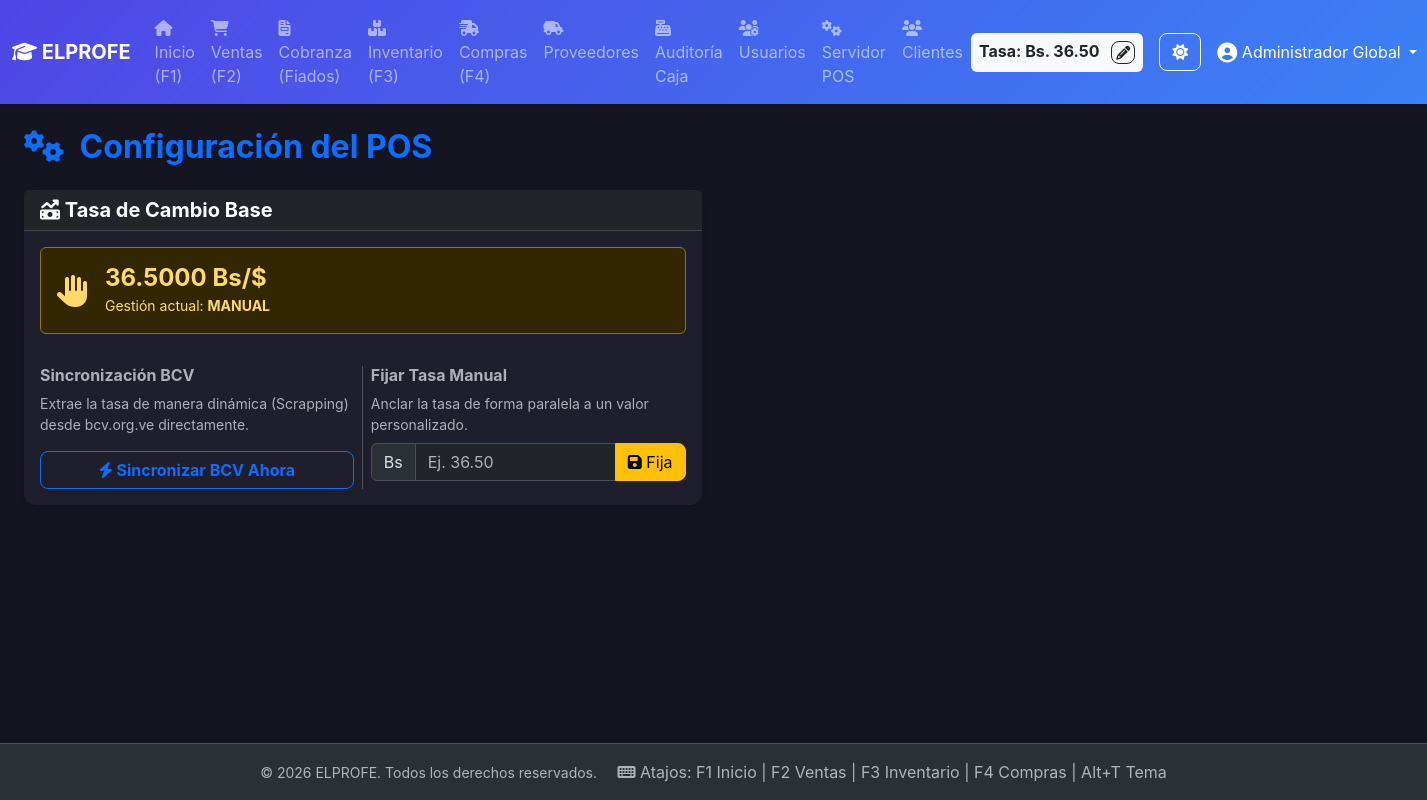
Page /configuracion (signed in) on the committed database.
### tables this page shows
CREATE TABLE configuracion (
    id INT AUTO_INCREMENT PRIMARY KEY,
    clave VARCHAR(50) UNIQUE NOT NULL,
    valor VARCHAR(255) NOT NULL,
    descripcion TEXT
);

### includes/functions.php (called while the page is built, shortened)
<?php
function isAdmin() {
    return isset($_SESSION['user_role']) && $_SESSION['user_role'] === 'ADMIN';
}

### includes/db.php (called while the page is built, shortened)
<?php
function getConfig($key, $pdo) {
    $stmt = $pdo->prepare("SELECT valor FROM configuracion WHERE clave = ?");
    $stmt->execute([$key]);
    $res = $stmt->fetch();
    return $res ? $res['valor'] : null;
}

### pages/configuracion.php (the view, shortened to what this page needs)
<?php
require_once '../includes/db.php';
require_once '../includes/functions.php';
$tasa_actual = getConfig('tasa_usd_bs', $pdo);
$tasa_tipo = getConfig('tasa_tipo', $pdo) ?: 'MANUAL';
require_once '../includes/header.php';
?>
<div class="d-flex justify-content-between align-items-center mb-4">
    <h2 class="fw-bold mb-0 text-primary"><i class="fa-solid fa-gears me-2"></i> Configuración del POS</h2>
</div>
<div class="row">
    <div class="col-lg-6 mb-4">
        <div class="card shadow-sm border-0 h-100">
            <div class="card-header bg-dark text-white">
                <h5 class="card-title fw-bold mb-0"><i class="fa-solid fa-money-bill-trend-up"></i> Tasa de Cambio Base</h5>
            </div>
            <div class="card-body">
                <div class="alert <?php echo $tasa_tipo === 'BCV' ? 'alert-info' : 'alert-warning'; ?> d-flex align-items-center">
                    <i class="fa-solid <?php echo $tasa_tipo === 'BCV' ? 'fa-globe' : 'fa-hand'; ?> fa-2x me-3"></i>
                    <div>
                        <h4 class="mb-0 fw-bold"><?php echo number_format($tasa_actual, 4); ?> Bs/$</h4>
                        <small>Gestión actual: <strong><?php echo $tasa_tipo; ?></strong></small>
                    </div>
                </div>
                <div class="row g-3 mt-3">
                    <div class="col-md-6 border-end">
                        <h6 class="fw-bold text-muted">Sincronización BCV</h6>
                        <p class="small text-muted mb-3">Extrae la tasa de manera dinámica (Scrapping) desde bcv.org.ve directamente.</p>
                        <button class="btn btn-outline-primary w-100 fw-bold" id="btn-sync-bcv">
                            <i class="fa-solid fa-bolt"></i> Sincronizar BCV Ahora
                        </button>
                    </div>
                    <div class="col-md-6">
                        <h6 class="fw-bold text-muted">Fijar Tasa Manual</h6>
                        <p class="small text-muted mb-2">Anclar la tasa de forma paralela a un valor personalizado.</p>
                        <form method="POST" action="/ELPROFE/configuracion">
                            <div class="input-group mb-2">
                                <span class="input-group-text">Bs</span>
                                <input type="number" step="0.0001" min="0.1" name="tasa_manual" class="form-control" placeholder="Ej. 36.50" required>
                                <button class="btn btn-warning" type="submit"><i class="fa-solid fa-save"></i> Fija</button>
                            </div>
                        </form>
                    </div>
                </div>
            </div>
        </div>
    </div>
</div>
<?php require_once '../includes/footer.php'; ?>

### includes/header.php (shortened to what this page needs)
<?php
require_once 'db.php';
require_once 'functions.php';
?>
<!DOCTYPE html>
<html lang="es" data-bs-theme="dark">
<head>
    <link href="https://cdn.jsdelivr.net/npm/bootstrap@5.3.2/dist/css/bootstrap.min.css" rel="stylesheet">
    <link rel="stylesheet" href="https://cdnjs.cloudflare.com/ajax/libs/font-awesome/6.4.2/css/all.min.css">
    <link rel="stylesheet" href="https://cdn.jsdelivr.net/npm/sweetalert2@11.7.32/dist/sweetalert2.min.css">
    <link rel="stylesheet" href="/ELPROFE/assets/css/style.css">
</head>
<body class="d-flex flex-column min-vh-100">
<?php if (isset($_SESSION['user_id'])): ?>
<nav class="navbar navbar-expand-lg navbar-dark bg-primary shadow-sm mb-4">
  <div class="container-fluid">
    <a class="navbar-brand fw-bold" href="/ELPROFE/dashboard.php"><i class="fa-solid fa-graduation-cap"></i> ELPROFE</a>
    <div class="collapse navbar-collapse" id="navbarNav">
      <ul class="navbar-nav me-auto">
        <li class="nav-item">
          <a class="nav-link" href="/ELPROFE/dashboard"><i class="fa-solid fa-house"></i> Inicio (F1)</a>
        </li>
        <li class="nav-item">
          <a class="nav-link" href="/ELPROFE/ventas"><i class="fa-solid fa-cart-shopping"></i> Ventas (F2)</a>
        </li>
        <li class="nav-item">
          <a class="nav-link" href="/ELPROFE/proformas"><i class="fa-solid fa-file-invoice"></i> Cobranza (Fiados)</a>
        </li>
        <?php if (isAdmin()): ?>
        <li class="nav-item">
          <a class="nav-link" href="/ELPROFE/inventario"><i class="fa-solid fa-boxes-stacked"></i> Inventario (F3)</a>
        </li>
        <li class="nav-item">
          <a class="nav-link" href="/ELPROFE/compras"><i class="fa-solid fa-truck-fast"></i> Compras (F4)</a>
        </li>
        <li class="nav-item">
          <a class="nav-link" href="/ELPROFE/proveedores"><i class="fa-solid fa-truck-field"></i> Proveedores</a>
        </li>
        <li class="nav-item">
          <a class="nav-link" href="/ELPROFE/caja"><i class="fa-solid fa-cash-register"></i> Auditoría Caja</a>
        </li>
        <li class="nav-item">
          <a class="nav-link" href="/ELPROFE/usuarios"><i class="fa-solid fa-users-gear"></i> Usuarios</a>
        </li>
        <li class="nav-item">
          <a class="nav-link" href="/ELPROFE/configuracion"><i class="fa-solid fa-gears"></i> Servidor POS</a>
        </li>
        <?php endif; ?>
        <li class="nav-item">
          <a class="nav-link" href="/ELPROFE/clientes"><i class="fa-solid fa-users"></i> Clientes</a>
        </li>
      </ul>
      <div class="d-flex align-items-center">
        <span class="badge bg-light text-dark me-3 p-2 fs-6">
            Tasa: Bs. <span id="tasa-actual"><?php echo number_format(getConfig('tasa_usd_bs', $pdo), 2); ?></span>
            <?php if (isAdmin()): ?>
            <button class="btn btn-sm btn-outline-dark ms-2 pt-0 pb-0 px-1" title="Actualizar Tasa" onclick="actualizarTasa()"><i class="fa-solid fa-pencil"></i></button>
            <?php endif; ?>
        </span>
        <button class="btn btn-outline-light me-3" id="theme-toggle" title="Cambiar Tema (Alt+T)">
            <i class="fa-solid fa-moon"></i>
        </button>
        <div class="dropdown">
          <a class="text-white text-decoration-none dropdown-toggle" href="#" role="button" data-bs-toggle="dropdown" aria-expanded="false">
            <i class="fa-solid fa-user-circle fa-lg"></i> <?php echo htmlspecialchars($_SESSION['user_name']); ?>
          </a>
        </div>
      </div>
    </div>
  </div>
</nav>
<main class="container-fluid flex-grow-1 px-4">
<?php else: ?>
<main class="container d-flex flex-column justify-content-center align-items-center flex-grow-1">
<?php endif; ?>

### assets/css/style.css (style rules this page uses)
:root { --primary-color: #4f46e5; --hover-color: #4338ca; }
body { font-family: 'Inter', system-ui, -apple-system, "Segoe UI", Roboto, "Helvetica Neue", Arial, sans-serif; transition: background-color 0.3s ease, color 0.3s ease; }
.navbar.bg-primary { background: linear-gradient(135deg, var(--primary-color) 0%, #3b82f6 100%) !important; }
.card { border: none; border-radius: 12px; box-shadow: 0 4px 6px -1px rgba(0, 0, 0, 0.1), 0 2px 4px -1px rgba(0, 0, 0, 0.06); transition: transform 0.2s ease, box-shadow 0.2s ease; }
.btn, .form-control, .form-select { border-radius: 8px; }
[data-bs-theme="dark"] .card { background-color: #1e1e2d; box-shadow: 0 4px 6px -1px rgba(0, 0, 0, 0.3); }
[data-bs-theme="dark"] body { background-color: #151521; }

### rows in the picture
configuracion: valor "36.50", valor "36.5000"
configuracion: valor "MANUAL"

### other values in the picture
$_SESSION['user_name'] "Administrador Global"
